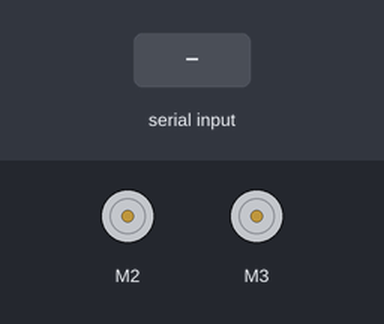
This sketch was run on a simulated Arduino Uno, built with avr-gcc and run on an emulated ATmega328P. Parts: 2 × DC motor (green arrow = forward, orange = backward, longer = faster). Inputs (shaded band) come from the test bench. What the sketch prints to the serial monitor is not drawn.

Above: at 5.2 s.
5.3 s: "I90\n" received over the second serial link
At 6.1 s:
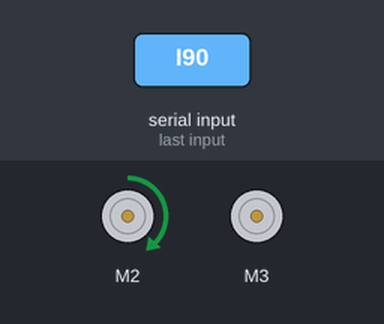
6.8 s: "D90\n" received over the second serial link
At 7.3 s:
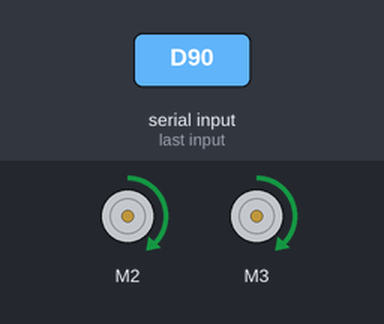
8.3 s: "I,45\n" received over the second serial link
At 9.5 s:
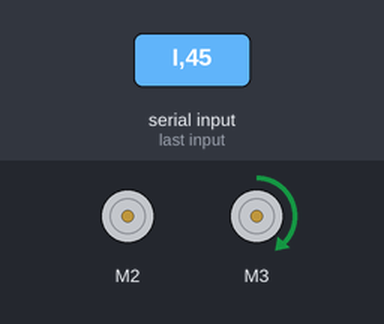
9.8 s: "D,45\n" received over the second serial link
At 10.8 s:
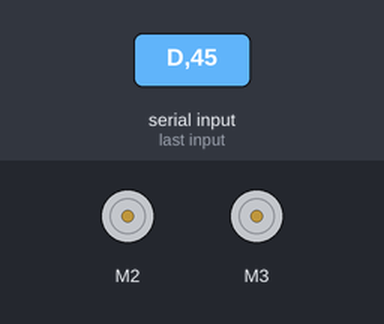
Timing chart, 0 to 12.3 s (numbered marks = the images above; inputs shaded):
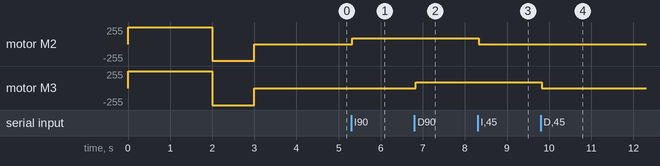

The sketch:

BT_2_DC_motors_Buttons_2_motores_2_direcciones.ino
```cpp
//https://www.youtube.com/watch?v=OO7vKKuJ9a0
//http://arduparatodos.blogspot.com/2017/06/modulo-bluetooth-hc-06-con-arduino-y.html

#include <AFMotor.h>

    AF_DCMotor motorIz(2, MOTOR12_1KHZ); // create motor #1, 1KHz pwm
    AF_DCMotor motorDer(3, MOTOR12_1KHZ); // create motor #2, 1KHz pwm

#include <SoftwareSerial.h>
SoftwareSerial BT1(A0,A1); // RX, TX recordar que se cruzan, BT_RX->A1 y BT_Tx->A0

//Variables de control y/o lectura
char valor; //un solo byte, un caracter ASCII
String estado;// texto


void setup() {

  Serial.begin(9600);
  BT1.begin(9600);

  Serial.println("Motor test!");

  motorIz.setSpeed(250);      // set the speed to 0  0/255
  motorDer.setSpeed(255);     // set the speed to 0  0/25
  Serial.print("tickFORWARD ");

  motorIz.run(FORWARD);      // turn it on going forward
  motorDer.run(FORWARD);      // turn it on going forward
  delay(2000);
  Serial.print("tockBACKWARD ");

  motorIz.run(BACKWARD);     // the other way
  motorDer.run(BACKWARD);     // the other way
  delay(1000);

  Serial.print("tuckRELEASE");
  motorIz.run(RELEASE);      // stopped
  motorDer.run(RELEASE);      // stopped
  delay(1000);
}

void loop() {

  if (BT1.available())  //Si el puerto serie (Bluetooth) está disponible
  {
    valor = BT1.read();  //Lee el dato entrante via Bluetooth

    if (valor == 'I')   //Si el dato entrante es una I
    {
      MI();   //Llama la función que controla el MOTOR IZQUIERDO
    }
    if (valor == 'D')   //Si el dato entrante es una D
    {
      MD();     //Llama la función que controla el MOTOR DERECHO
    }
     if (valor == 'S')   //Si el dato entrante es una S
    {
      MSTOP();     //Llama la función que DETIENE AMBOS MOTORES
    }
  }
}

void MI()
{
  delay(30);
  while (BT1.available())
  {
    char c = BT1.read();   //Lee el dato entrante y lo almacena en una variable tipo char
    estado += c;    //Crea una cadena tipo String con los datos entrantes
  }
  if (estado.length() > 0)  //Se verifica que la cadena tipo String tenga un largo mayor a cero
  {
   int velocidad = estado.toInt();
   //Serial.println("posición ---> " + estado);

   if (velocidad <0){
    velocidad = abs(velocidad);
    motorIz.setSpeed(velocidad);
    motorIz.run(BACKWARD); }
   else  {
    motorIz.setSpeed(velocidad);
    motorIz.run(FORWARD); }

   estado = "";    //Limpia la variable para poder leer posteriormente nuevos datos
  }
}

void MD()
{
  delay(30);
  while (BT1.available())
  {
    char c = BT1.read();   //Lee el dato entrante y lo almacena en una variable tipo char
    estado += c;    //Crea una cadena tipo String con los datos entrantes
  }
  if (estado.length() > 0)  //Se verifica que la cadena tipo String tenga un largo mayor a cero
  {
   int velocidad = estado.toInt();
   //Serial.println("posición ---> " + estado);

   if (velocidad <0){
    velocidad = abs(velocidad);
    motorDer.setSpeed(velocidad);
    motorDer.run(BACKWARD); }
   else  {
    motorDer.setSpeed(velocidad);
    motorDer.run(FORWARD); }

   estado = "";    //Limpia la variable para poder leer posteriormente nuevos datos
  }
}

void MSTOP()
{
   delay(30);
   motorDer.run(RELEASE);
   motorIz.run(RELEASE);
   motorDer.setSpeed(0);
   motorIz.setSpeed(0);

  }
```

Measured:
- after the input at 5.3 s, motor M2: stopped → forward 90/255 at once
- after the input at 6.8 s, motor M3: stopped → forward 90/255 at once
- after the input at 8.3 s, motor M2: forward 90/255 → stopped at once
- after the input at 9.8 s, motor M3: forward 90/255 → stopped at once
